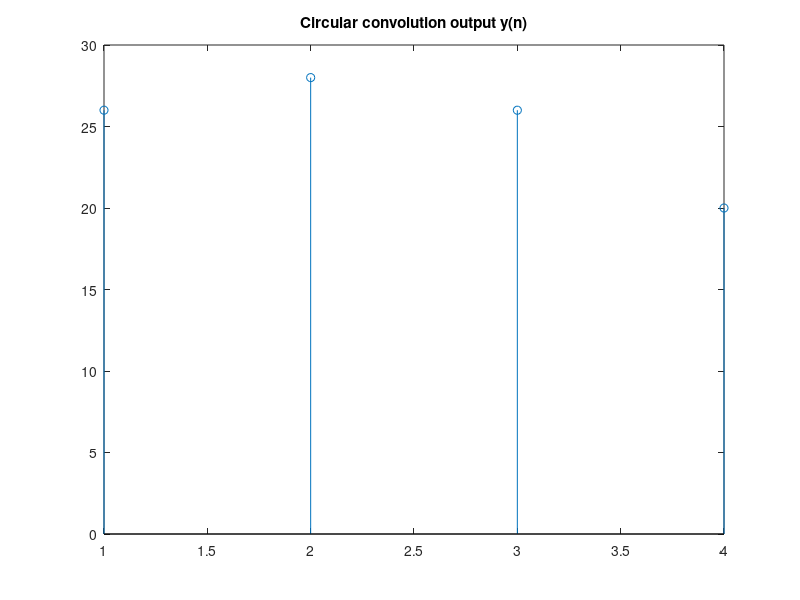

MATLAB code to generate this figure:
x1 = [1 2 3 4];
x2 = [1 2 3 4];
N = max(length(x1), length(x2));
% obtain DFT's
X1 = fft(x1, N);
X2 = fft(x2, N);
% perform vector multiplication
y = X1.*X2;
% ifft to get y[n]
yn = ifft(y, N);
disp('circular convolution of x1 and x2 is yn = ');
disp(yn);
%plot 
stem(yn);
title('Circular convolution output y(n)');